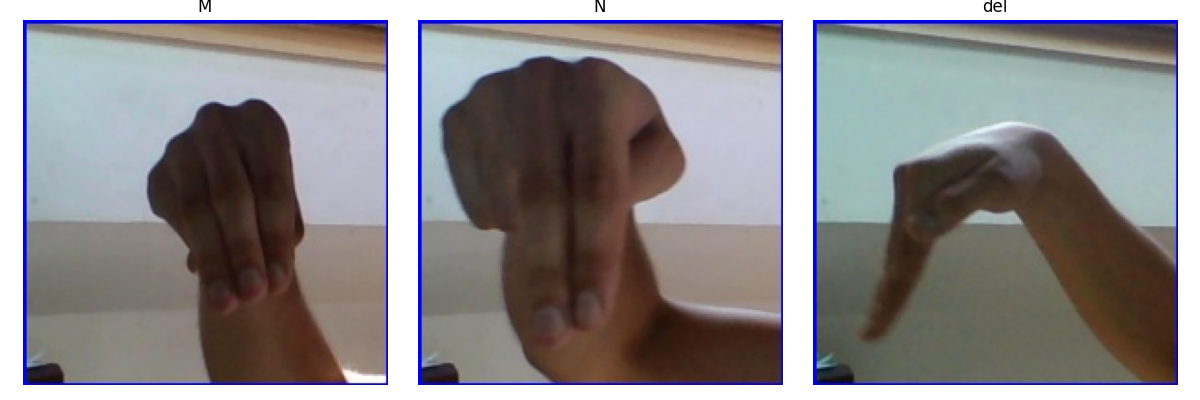

Here is the Python script that generated this plot:
# compare_signs.py
import os, cv2, matplotlib.pyplot as plt

base = "data/raw/asl_alphabet/asl_alphabet_train/asl_alphabet_train"
labels_to_check = ["M", "N", "del"]

fig, axes = plt.subplots(1, 3, figsize=(12, 4))
for ax, label in zip(axes, labels_to_check):
    class_dir = os.path.join(base, label)
    img_path = os.path.join(class_dir, os.listdir(class_dir)[0])
    img = cv2.cvtColor(cv2.imread(img_path), cv2.COLOR_BGR2RGB)
    ax.imshow(img)
    ax.set_title(label)
    ax.axis("off")
plt.tight_layout()
plt.savefig("compare_signs.png")
print("Saved compare_signs.png")
